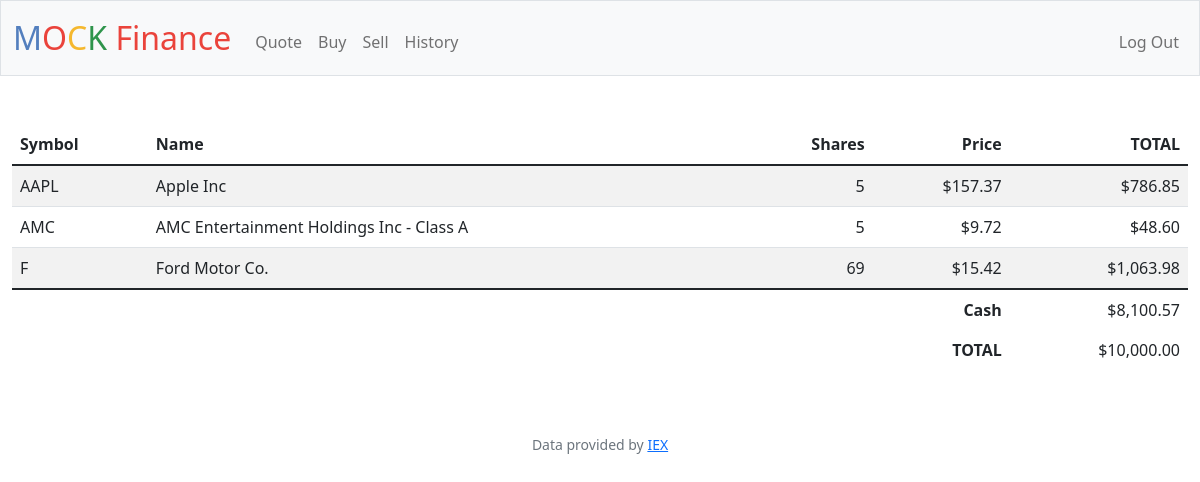
/ (signed in), run on the app's committed database.
### tables this page shows
CREATE TABLE stocks (id INTEGER PRIMARY KEY AUTOINCREMENT, user_id INTEGER NOT NULL, name TEXT NOT NULL, shares INTEGER NOT NULL, price NUMERIC NOT NULL, symbol TEXT NOT NULL, time TIMESTAMP DEFAULT CURRENT_TIMESTAMP, FOREIGN KEY(user_id) REFERENCES users(id));

CREATE TABLE users (id INTEGER PRIMARY KEY AUTOINCREMENT NOT NULL, username TEXT NOT NULL, hash TEXT NOT NULL, cash NUMERIC NOT NULL DEFAULT 10000.00);

### app.py (the view)
@app.route("/")
@login_required
def index():
    db.execute("CREATE TABLE IF NOT EXISTS stocks (id INTEGER PRIMARY KEY AUTOINCREMENT, user_id INTEGER NOT NULL, name TEXT NOT NULL, shares INTEGER NOT NULL, price NUMERIC NOT NULL, symbol TEXT NOT NULL, time TIMESTAMP DEFAULT CURRENT_TIMESTAMP, FOREIGN KEY(user_id) REFERENCES users(id));")
    user_id = session["user_id"]
    stocks = db.execute(
        "SELECT symbol, name, price, SUM(shares) as total_shares FROM stocks WHERE user_id = ? GROUP BY symbol;", user_id)
    cash = db.execute("SELECT cash FROM users WHERE id = ?", user_id)[0]["cash"]
    total = cash
    print(total)
    for i in range(len(stocks) - 1, -1, -1):
        stock = stocks[i]
        total += (stock["price"] * stock["total_shares"])
        if stock["total_shares"] == 0:
            stocks.pop(i)
    return render_template("index.html", stocks=stocks, cash=cash, total=total, usd=usd)

### app.py (called while the page is built)
@app.after_request
def after_request(response):
    response.headers["Cache-Control"] = "no-cache, no-store, must-revalidate"
    response.headers["Expires"] = 0
    response.headers["Pragma"] = "no-cache"
    return response

### helpers.py (called while the page is built)
def login_required(f):
    @wraps(f)
    def decorated_function(*args, **kwargs):
        if session.get("user_id") is None:
            return redirect("/login")
        return f(*args, **kwargs)
    return decorated_function

def usd(value):
    return f"${value:,.2f}"

### templates/index.html (shortened to what this page needs)
{% extends "layout.html" %}
{% block main %}
<table class="table table-striped">
    <thead>
        <tr>
            <th class="text-start">Symbol</th>
            <th class="text-start">Name</th>
            <th class="text-end">Shares</th>
            <th class="text-end">Price</th>
            <th class="text-end">TOTAL</th>
        </tr>
    </thead>
    <tbody>
        {% for stock in stocks %}
            <tr>
                <td class="text-start">{{ stock["symbol"] }}</th>
                <td class="text-start">{{ stock["name"] }}</th>
                <td class="text-end">{{ stock["total_shares"] }}</th>
                <td class="text-end">{{ usd(stock["price"]) }}</th>
                <td class="text-end">{{ usd(stock["price"] * stock["total_shares"]) }}</th>
            </tr>
        {% endfor %}
    </tbody>
    <tfoot>
        <tr>
            <td class="border-0 fw-bold text-end" colspan="4">Cash</td>
            <td class="border-0 text-end" colspan="4">{{ usd(cash) }}</td>
        </tr>
        <tr>
            <td class="border-0 fw-bold text-end" colspan="4">TOTAL</td>
            <td class="border-0 text-end" colspan="4">{{ usd(total) }}</td>
        </tr>
    </tfoot>
</table>
{% endblock %}

### data on the page
stocks: symbol "AAPL", name "Apple Inc", total_shares "5", price "$157.37", price "$786.85"
users: cash "$8,100.57"

### other printed values
{{ stock["symbol"] }} "AMC" "F"
{{ stock["name"] }} "AMC Entertainment Holdings Inc - Class A" "Ford Motor Co."
{{ stock["total_shares"] }} "5" "69"
{{ usd(stock["price"]) }} "$9.72" "$15.42"
{{ usd(stock["price"] * stock["total_shares"]) }} "$48.60" "$1,063.98"
{{ usd(total) }} "$10,000.00"
